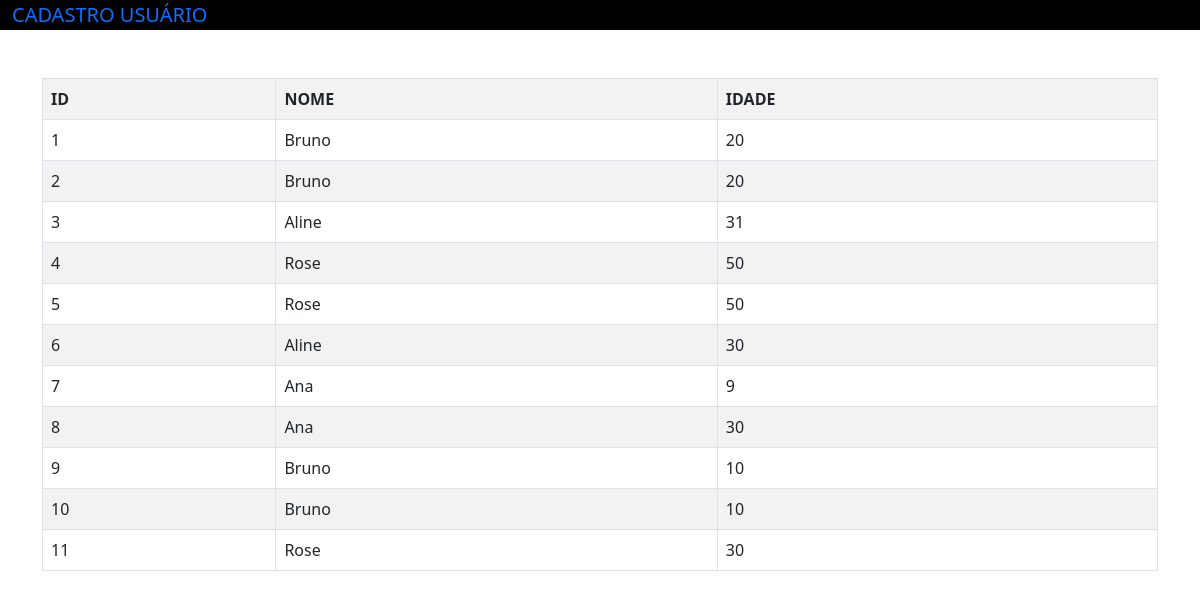
The app's page /listagem with its own data.
### app_cadastro/models.py (models this page shows)
class Usuarios(models.Model):
    id = models.AutoField(primary_key=True)
    nome = models.TextField(max_length=100)
    idade = models.IntegerField()

### app_cadastro/views.py (the view)
# urls.py: path('listagem', views.listagem, name='listagem_users'),
def listagem(request):
    users = {
        'users': Usuarios.objects.all()
    }
    return render(request, 'users/users.html', users)

### app_cadastro/templates/users/users.html (shortened to what this page needs)
<!doctype html>
<html lang="en">
  <head>
    <link href="https://cdn.jsdelivr.net/npm/bootstrap@5.0.2/dist/css/bootstrap.min.css" rel="stylesheet">
  </head>
  <body>
    <nav style="background-color: black !important">
        <div class="container-fluid">
        <a class="navbar-brand" href="">CADASTRO USUÁRIO</a>
        </div>
    </nav>
    <br><br>
    <div class="container">
        <table class="table table-bordered table-striped">
            <tr>
                <th>ID</th>
                <th>NOME</th>
                <th>IDADE</th>
            </tr>
            {% for user in users %}
            <tr>
                <td>{{user.id}}</td>
                <td>{{user.nome}}</td>
                <td>{{user.idade}}</td>
            </tr>
            {% endfor %}
        </table>
    </div>
  </body>
</html>

### records on screen
Usuarios: id "1", nome "Bruno", idade "20"
Usuarios: id "2", nome "Bruno", idade "20"
Usuarios: id "3", nome "Aline", idade "31"
Usuarios: id "4", nome "Rose", idade "50"
Usuarios: id "5", nome "Rose", idade "50"
Usuarios: id "6", nome "Aline", idade "30"
Usuarios: id "7", nome "Ana", idade "9"
Usuarios: id "8", nome "Ana", idade "30"
Usuarios: id "9", nome "Bruno", idade "10"
Usuarios: id "10", nome "Bruno", idade "10"
Usuarios: id "11", nome "Rose", idade "30"
